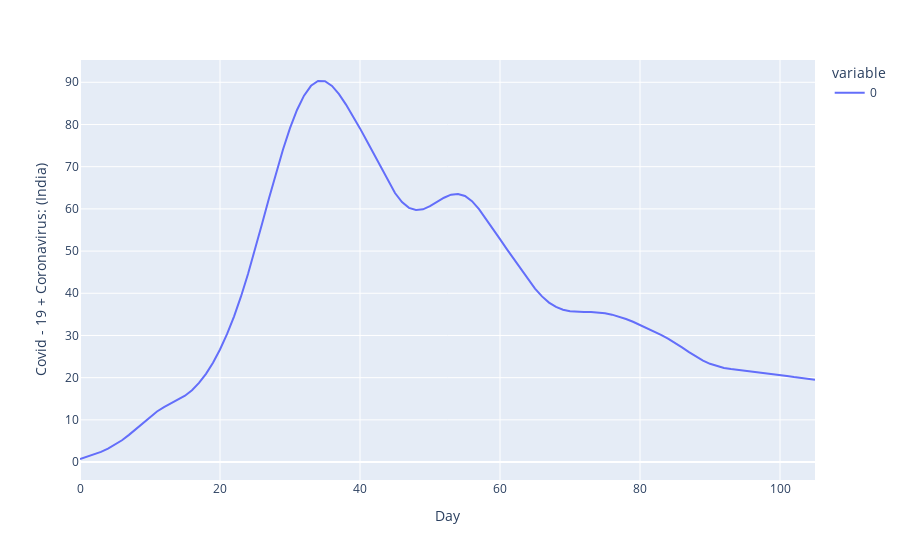

Source (notebook cell):
### Code cell
fg = px.line(gam3.predict(X3))
fg.update_xaxes(title_text='Day')
fg.update_yaxes(title_text='Covid - 19 + Coronavirus: (India)')

### Figure 1 — Plotly figure (JSON) as saved in the notebook; plotly's stock layout.template omitted (floating-point values rounded to 4 significant figures)
{"data": [{"hovertemplate": "variable=0<br>index=%{x}<br>value=%{y}<extra></extra>", "legendgroup": "0", "line": {"color": "#636efa", "dash": "solid"}, "mode": "lines", "name": "0", "orientation": "v", "showlegend": true, "type": "scatter", "x": [0, 1, 2, 3, 4, 5, 6, 7, 8, 9, 10, 11, 12, 13, 14, 15, 16, 17, 18, 19, 20, 21, 22, 23, 24, 25, 26, 27, 28, 29, 30, 31, 32, 33, 34, 35, 36, 37, 38, 39, 40, 41, 42, 43, 44, 45, 46, 47, 48, 49, 50, 51, 52, 53, 54, 55, 56, 57, 58, 59, 60, 61, 62, 63, 64, 65, 66, 67, 68, 69, 70, 71, 72, 73, 74, 75, 76, 77, 78, 79, 80, 81, 82, 83, 84, 85, 86, 87, 88, 89, 90, 91, 92, 93, 94, 95, 96, 97, 98, 99, 100, 101, 102, 103, 104, 105], "xaxis": "x", "y": [0.7242, 1.228, 1.778, 2.409, 3.158, 4.069, 5.161, 6.438, 7.864, 9.335, 10.74, 11.99, 13.01, 13.87, 14.73, 15.73, 17.03, 18.74, 20.9, 23.54, 26.67, 30.3, 34.48, 39.25, 44.57, 50.35, 56.42, 62.54, 68.49, 74.08, 79.12, 83.44, 86.84, 89.17, 90.31, 90.25, 89.15, 87.2, 84.71, 81.98, 79.08, 76.05, 72.91, 69.68, 66.52, 63.76, 61.62, 60.25, 59.72, 59.9, 60.63, 61.65, 62.64, 63.36, 63.54, 63.04, 61.83, 59.94, 57.66, 55.25, 52.82, 50.41, 48.01, 45.62, 43.27, 41.11, 39.26, 37.79, 36.76, 36.1, 35.76, 35.62, 35.58, 35.55, 35.46, 35.26, 34.93, 34.48, 33.91, 33.24, 32.51, 31.74, 30.95, 30.12, 29.23, 28.25, 27.16, 26.05, 24.98, 24.04, 23.28, 22.72, 22.31, 22.03, 21.83, 21.67, 21.52, 21.36, 21.17, 20.94, 20.68, 20.41, 20.14, 19.91, 19.7, 19.53], "yaxis": "y"}], "layout": {"legend": {"title": {"text": "variable"}, "tracegroupgap": 0}, "margin": {"t": 60}, "xaxis": {"anchor": "y", "domain": [0, 1], "title": {"text": "Day"}}, "yaxis": {"anchor": "x", "domain": [0, 1], "title": {"text": "Covid - 19 + Coronavirus: (India)"}}}}
